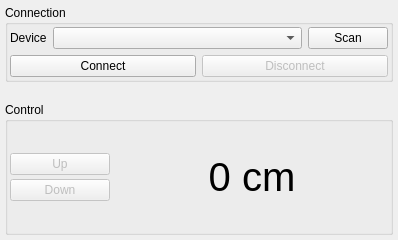
<?xml version="1.0" encoding="UTF-8"?>
<ui version="4.0">
 <class>DeskControl::Gui::MainWindow::MainWindow</class>
 <widget class="QWidget" name="DeskControl::Gui::MainWindow::MainWindow">
  <property name="geometry">
   <rect>
    <x>0</x>
    <y>0</y>
    <width>398</width>
    <height>240</height>
   </rect>
  </property>
  <property name="sizePolicy">
   <sizepolicy hsizetype="Expanding" vsizetype="Expanding">
    <horstretch>0</horstretch>
    <verstretch>0</verstretch>
   </sizepolicy>
  </property>
  <property name="windowTitle">
   <string>Desk Control</string>
  </property>
  <layout class="QGridLayout" name="gridLayout">
   <property name="leftMargin">
    <number>5</number>
   </property>
   <property name="topMargin">
    <number>5</number>
   </property>
   <property name="rightMargin">
    <number>5</number>
   </property>
   <property name="bottomMargin">
    <number>5</number>
   </property>
   <item row="0" column="0">
    <layout class="QVBoxLayout" name="verticalLayout">
     <property name="spacing">
      <number>20</number>
     </property>
     <property name="sizeConstraint">
      <enum>QLayout::SetDefaultConstraint</enum>
     </property>
     <item>
      <widget class="QGroupBox" name="connectionGroupBox">
       <property name="sizePolicy">
        <sizepolicy hsizetype="Expanding" vsizetype="Expanding">
         <horstretch>0</horstretch>
         <verstretch>1</verstretch>
        </sizepolicy>
       </property>
       <property name="title">
        <string>Connection</string>
       </property>
       <layout class="QGridLayout" name="gridLayout_2">
        <property name="leftMargin">
         <number>2</number>
        </property>
        <property name="topMargin">
         <number>2</number>
        </property>
        <property name="rightMargin">
         <number>2</number>
        </property>
        <property name="bottomMargin">
         <number>2</number>
        </property>
        <item row="2" column="0">
         <layout class="QHBoxLayout" name="horizontalLayout">
          <item>
           <widget class="QPushButton" name="connectButton">
            <property name="text">
             <string>Connect</string>
            </property>
           </widget>
          </item>
          <item>
           <widget class="QPushButton" name="disconnectButton">
            <property name="enabled">
             <bool>false</bool>
            </property>
            <property name="text">
             <string>Disconnect</string>
            </property>
           </widget>
          </item>
         </layout>
        </item>
        <item row="0" column="0">
         <layout class="QHBoxLayout" name="horizontalLayout_2">
          <item>
           <widget class="QLabel" name="deviceLabel">
            <property name="sizePolicy">
             <sizepolicy hsizetype="Fixed" vsizetype="Preferred">
              <horstretch>0</horstretch>
              <verstretch>0</verstretch>
             </sizepolicy>
            </property>
            <property name="text">
             <string>Device</string>
            </property>
           </widget>
          </item>
          <item>
           <widget class="QComboBox" name="deviceComboBox">
            <property name="sizePolicy">
             <sizepolicy hsizetype="Minimum" vsizetype="Fixed">
              <horstretch>0</horstretch>
              <verstretch>0</verstretch>
             </sizepolicy>
            </property>
            <property name="minimumSize">
             <size>
              <width>50</width>
              <height>0</height>
             </size>
            </property>
           </widget>
          </item>
          <item>
           <widget class="QPushButton" name="scanButton">
            <property name="sizePolicy">
             <sizepolicy hsizetype="Fixed" vsizetype="Fixed">
              <horstretch>0</horstretch>
              <verstretch>0</verstretch>
             </sizepolicy>
            </property>
            <property name="text">
             <string>Scan</string>
            </property>
           </widget>
          </item>
         </layout>
        </item>
       </layout>
      </widget>
     </item>
     <item>
      <widget class="QGroupBox" name="controlGroupBox">
       <property name="sizePolicy">
        <sizepolicy hsizetype="Expanding" vsizetype="Expanding">
         <horstretch>0</horstretch>
         <verstretch>2</verstretch>
        </sizepolicy>
       </property>
       <property name="title">
        <string>Control</string>
       </property>
       <layout class="QGridLayout" name="gridLayout_3">
        <property name="leftMargin">
         <number>2</number>
        </property>
        <property name="topMargin">
         <number>2</number>
        </property>
        <property name="rightMargin">
         <number>2</number>
        </property>
        <property name="bottomMargin">
         <number>2</number>
        </property>
        <item row="0" column="0">
         <layout class="QHBoxLayout" name="horizontalLayout_3">
          <property name="spacing">
           <number>0</number>
          </property>
          <item>
           <layout class="QVBoxLayout" name="verticalLayout_2">
            <property name="spacing">
             <number>4</number>
            </property>
            <item>
             <widget class="QPushButton" name="upButton">
              <property name="enabled">
               <bool>false</bool>
              </property>
              <property name="sizePolicy">
               <sizepolicy hsizetype="Minimum" vsizetype="Fixed">
                <horstretch>0</horstretch>
                <verstretch>0</verstretch>
               </sizepolicy>
              </property>
              <property name="maximumSize">
               <size>
                <width>100</width>
                <height>16777215</height>
               </size>
              </property>
              <property name="text">
               <string>Up</string>
              </property>
             </widget>
            </item>
            <item>
             <widget class="QPushButton" name="downButton">
              <property name="enabled">
               <bool>false</bool>
              </property>
              <property name="sizePolicy">
               <sizepolicy hsizetype="Maximum" vsizetype="Fixed">
                <horstretch>0</horstretch>
                <verstretch>0</verstretch>
               </sizepolicy>
              </property>
              <property name="maximumSize">
               <size>
                <width>100</width>
                <height>16777215</height>
               </size>
              </property>
              <property name="layoutDirection">
               <enum>Qt::LeftToRight</enum>
              </property>
              <property name="text">
               <string>Down</string>
              </property>
             </widget>
            </item>
           </layout>
          </item>
         </layout>
        </item>
        <item row="0" column="1">
         <widget class="QLabel" name="heightLabel">
          <property name="font">
           <font>
            <pointsize>30</pointsize>
           </font>
          </property>
          <property name="text">
           <string>0 cm</string>
          </property>
          <property name="alignment">
           <set>Qt::AlignCenter</set>
          </property>
         </widget>
        </item>
       </layout>
      </widget>
     </item>
    </layout>
   </item>
  </layout>
 </widget>
 <resources/>
 <connections/>
</ui>
